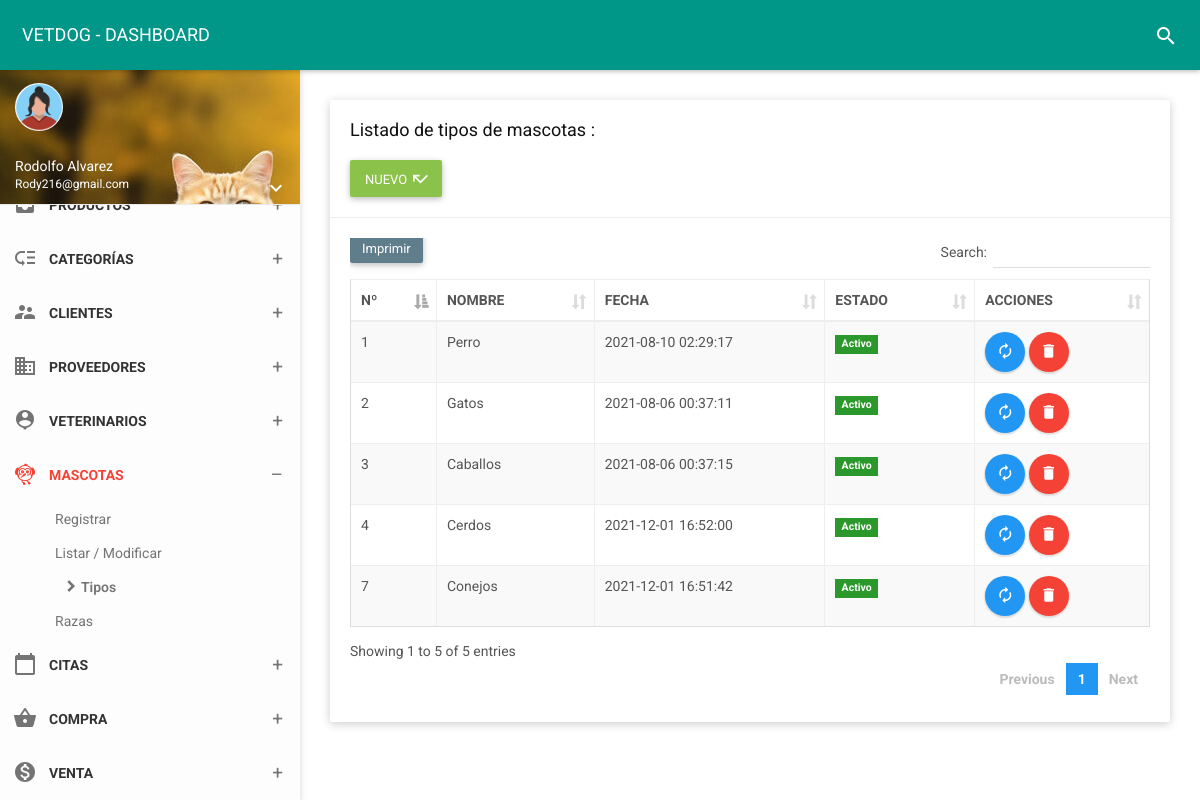
The app's page /folder/tipo.php (signed in) with its own data.
### tables this page shows
CREATE TABLE `pet_type` (
  `id_tiM` int(11) NOT NULL,
  `noTiM` varchar(35) NOT NULL,
  `estado` char(1) NOT NULL,
  `fere` timestamp NOT NULL DEFAULT current_timestamp() ON UPDATE current_timestamp()
);

### controlador/pet_typecontrolador.php (called while the page is built, shortened)
<?php
require_once '../modelo/modelopet_type.php';
class pet_typecontrolador{
    function mostrar(){
        $pet_type=new Modelo();
        $dato=$pet_type->mostrar("pet_type", "1");
        require_once '../vista/tipo/mostrar.php';
    }
    }

### modelo/modelopet_type.php (called while the page is built, shortened)
<?php
class Modelo{
  private $pet_type;
  private $db;
  public function __construct(){
      $this->pet_type=array();
      $this->db=new PDO('mysql:host=localhost;dbname=vetdog',"root","");
  }
  public function mostrar($tabla,$condicion){
      $consulta="SELECT * FROM pet_type";
      $resultado=$this->db->query($consulta);
      while ($tabla=$resultado->fetchAll(PDO::FETCH_ASSOC)) {
          $this->pet_type[]=$tabla;
      }
      return $this->pet_type;
    }
}
 ?>

### vista/tipo/mostrar.php (the view, shortened to what this page needs)
<!DOCTYPE html>
<html>
<head>
    <link href="../assets/plugins/bootstrap/css/bootstrap.css" rel="stylesheet">
    <link href="../assets/plugins/node-waves/waves.css" rel="stylesheet" />
    <link href="../assets/plugins/animate-css/animate.css" rel="stylesheet" />
    <link href="../assets/plugins/jquery-datatable/skin/bootstrap/css/dataTables.bootstrap.css" rel="stylesheet">
    <link href="../css/style.css" rel="stylesheet">
    <link href="../assets/css/themes/all-themes.css" rel="stylesheet" />
</head>
<body class="theme-red">
    <nav class="navbar">
        <div class="container-fluid">
            <div class="navbar-header">
                <a class="navbar-brand" href="../vista/panel-admin/administrador"> VETDOG - DASHBOARD </a>
            </div>
            <div class="collapse navbar-collapse" id="navbar-collapse">
                <ul class="nav navbar-nav navbar-right">
                    <li><a href="javascript:void(0);" class="js-search" data-close="true"><i class="material-icons">search</i></a></li>
                </ul>
            </div>
        </div>
    </nav>
    <section>
        <aside id="leftsidebar" class="sidebar">
            <div class="user-info">
                <div class="image">
                    <img src="../assets/img/mujerico.png" width="48" height="48" alt="User" />
                </div>
                <div class="info-container">
                    <div class="name" data-toggle="dropdown" aria-haspopup="true" aria-expanded="false"><?php echo ucfirst($_SESSION['nombre']); ?></div>
                    <div class="email"><?php echo ucfirst($_SESSION['correo']); ?></div>
                    <div class="btn-group user-helper-dropdown">
                        <i class="material-icons" data-toggle="dropdown" aria-haspopup="true" aria-expanded="true">keyboard_arrow_down</i>
                    </div>
                </div>
            </div>
            <div class="menu">
                <ul class="list">
                    <li>
                        <a href="javascript:void(0);" class="menu-toggle">
                            <i class="material-icons">inbox</i>
                            <span>PRODUCTOS</span>
                        </a>
                    </li>
                    <li>
                        <a href="javascript:void(0);" class="menu-toggle">
                            <i class="material-icons">low_priority</i>
                            <span>CATEGORÍAS</span>
                        </a>
                    </li>
                    <li>
                        <a href="javascript:void(0);" class="menu-toggle">
                            <i class="material-icons">supervisor_account</i>
                            <span>CLIENTES</span>
                        </a>
                    </li>
                    <li>
                        <a href="javascript:void(0);" class="menu-toggle">
                            <i class="material-icons">business</i>
                            <span>PROVEEDORES</span>
                        </a>
                    </li>
                    <li>
                        <a href="javascript:void(0);" class="menu-toggle">
                            <i class="material-icons">person_pin</i>
                            <span>VETERINARIOS</span>
                        </a>
                    </li>
                    <li class="active">
                        <a href="javascript:void(0);" class="menu-toggle">
                            <i class="material-icons">flutter_dash</i>
                            <span>MASCOTAS</span>
                        </a>
                        <ul class="ml-menu">
                            <li>
                                <a href="../vista/mascotas/nuevo">Registrar</a>
                            </li>
                            <li>
                                <a href="mascotas">Listar / Modificar</a>
                            </li>
                            <li class="active">
                                <a href="tipo">Tipos</a>
                            </li>
                            <li>
                                <a href="raza">Razas</a>
                            </li>
                        </ul>
</li>
                    <li>
                        <a href="javascript:void(0);" class="menu-toggle">
                            <i class="material-icons">calendar_today</i>
                            <span>CITAS</span>
                        </a>
    </li>
    <li>
                        <a href="javascript:void(0);" class="menu-toggle">
                            <i class="material-icons">shopping_basket</i>
                            <span>COMPRA</span>
                        </a>
    </li>
<li>
                        <a href="javascript:void(0);" class="menu-toggle">
                            <i class="material-icons">monetization_on</i>
                            <span>VENTA</span>
                        </a>
    </li>
    </section>
    <section class="content">
        <div class="container-fluid">
            <div class="row clearfix">
                <div class="col-lg-12 col-md-12 col-sm-12 col-xs-12">
                    <div class="card">
                        <div class="header">
                            <h2>
                                Listado de tipos de mascotas :
                            </h2><br>
                            <a type="button" href="../vista/tipo/nuevo" class="btn bg-light-green waves-effect">
                                <span>NUEVO</span>
                                <i class="material-icons">call_missed</i>
                            </a>
                        </div>
                        <div class="body">
                            <div class="table-responsive">
                                <table class="table table-bordered table-striped table-hover dataTable js-exportable">
                                    <thead>
                                        <tr>
                                        <th>Nº</th>
                                        <th>NOMBRE</th>
                                        <th>FECHA</th>
                                        <th>ESTADO</th>
                                        <th>ACCIONES</th>
                                    </tr>
                                    </thead>
                                    <tbody>
                                       <?php
                          foreach ($dato as $key => $value){
                              foreach ($value as $va) { ?>
                                        <tr>
            <td><?php echo $va['id_tiM'];?></td>
            <td><?php echo $va['noTiM'];?></td>
            <td><?php echo $va['fere'];?></td>
<td><?php
                if($va['estado']==1)  { ?>
                <form  method="get" action="javascript:activo('<?php echo $va['id_tiM']; ?>')">
                    <span class="label label-success">Activo</span>
                </form>
                <?php  }   else {?>
                    <form  method="get" action="javascript:inactivo('<?php echo $va['id_tiM']; ?>')">
                        <button type="submit" class="btn btn-danger btn-xs">Inactivo</button>
                     </form>
                        <?php  } ?></td>
<td><a type="button" href="../vista/tipo/edit?id=<?php echo $va["id_tiM"]; ?>"  class="btn bg-blue btn-circle waves-effect waves-circle waves-float">
                    <i class="material-icons">autorenew</i>
                </a>
                <a type="button" href="../vista/tipo/borrar?id=<?php echo $va["id_tiM"]; ?>"  class="btn bg-red btn-circle waves-effect waves-circle waves-float">
                    <i class="material-icons">delete</i>
                </a>
                                        </tr>
                            <?php
                              }
                              }
                              ?>
                                    </tbody>
                                </table>
                            </div>
                        </div>
                    </div>
                </div>
            </div>
        </div>
    </section>
</body>
</html>

### assets/css/themes/all-themes.css (style rules this page uses)
.theme-red .navbar-brand { color: #fff; }
.theme-red .nav > li > a { color: #fff; }
.theme-red .sidebar .menu .list li.active { background-color: transparent; }
.theme-red .sidebar .menu .list li.active > :first-child i, .theme-red .sidebar .menu .list li.active > :first-child span { color: #F44336; }
.theme-red .sidebar .menu .list .toggled { background-color: transparent; }
.theme-red .sidebar .menu .list .ml-menu { background-color: transparent; }

### records on screen
pet_type: id_tiM "1", noTiM "Perro", fere "2021-08-10 02:29:17"
pet_type: id_tiM "2", noTiM "Gatos", fere "2021-08-06 00:37:11"
pet_type: id_tiM "3", noTiM "Caballos", fere "2021-08-06 00:37:15"
pet_type: id_tiM "4", noTiM "Cerdos", fere "2021-12-01 16:52:00"
pet_type: id_tiM "7", noTiM "Conejos", fere "2021-12-01 16:51:42"

### other values on screen
$_SESSION['nombre'] "Rodolfo Alvarez"
$_SESSION['correo'] "Rody216@gmail.com"
